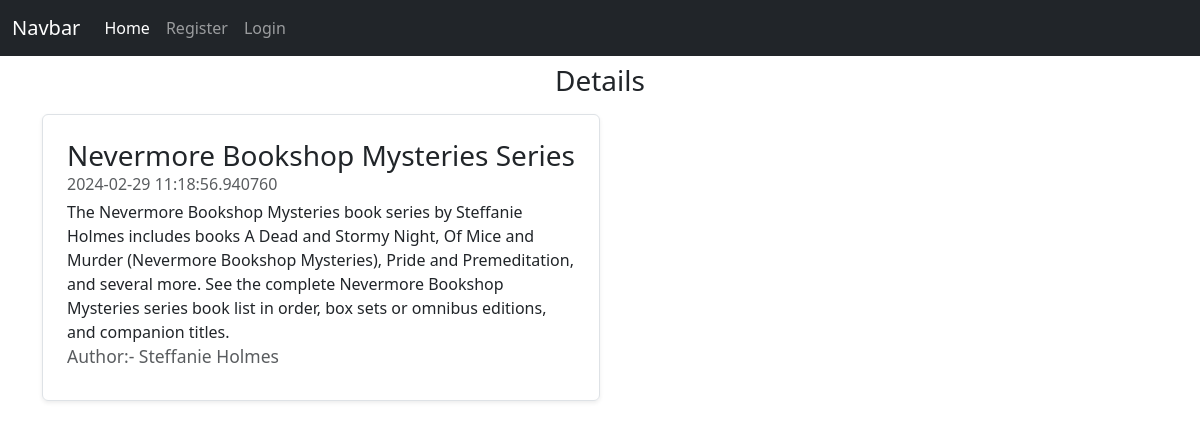
Page /blog_detail/2 on the committed database.
### app.py (models this page shows, shortened)
class Blog(db.Model):
    blog_id = db.Column(db.Integer, unique=True, primary_key=True)
    title = db.Column(db.String(20), nullable=False)
    author = db.Column(db.String(20), nullable=False)
    content = db.Column(db.Text(), nullable=False)
    pub_date = db.Column(db.DateTime(), nullable=False, default=datetime.utcnow)

### app.py (the view)
@app.route('/blog_detail/<int:id>', methods=['GET', 'POST'])
def blogdetail(id):
    blog = Blog.query.get(id)
    return render_template('/blog_detail.html', blog=blog)

### templates/blog_detail.html (shortened to what this page needs)
<!doctype html>
<html lang="en">
<head>
    <link href="https://cdn.jsdelivr.net/npm/bootstrap@5.3.3/dist/css/bootstrap.min.css" rel="stylesheet"
>
</head>
<body>
  <nav class="navbar navbar-expand-lg navbar-dark bg-dark">
    <div class="container-fluid">
      <a class="navbar-brand" href="#">Navbar</a>
      <div class="collapse navbar-collapse" id="navbarSupportedContent">
        <ul class="navbar-nav me-auto mb-2 mb-lg-0">
          <li class="nav-item">
            <a class="nav-link active" aria-current="page" href="/">Home </a>
          </li>
          {% if current_user.is_authenticated %}
          <li class="nav-item">
            <a class="nav-link" href="">{{current_user.username}}</a>
          </li>
          <li class="nav-item">
            <a class="nav-link" href="/blogpost">Post Blog</a>
          </li>
          <li class="nav-item">
            <a class="nav-link" href="/logout">Logout</a>
          </li>
          <li class="nav-item">
            <a class="nav-link btn btn-success mx-3" href="/edit/{{blog.blog_id}}">Edit</a>
          </li>
          <li class="nav-item">
            <a class="nav-link btn btn-danger" href="/delete/{{blog.blog_id}}" role="button"  aria-expanded="false">
              Delete
            </a>
          </li>
          {% else %}
          <li class="nav-item">
            <a class="nav-link" href="/register">Register</a>
          </li>
          <li class="nav-item">
            <a class="nav-link" href="/login" role="button"  aria-expanded="false">
              Login
            </a>
          </li>
          {% endif %}
        </ul>
      </div>
    </div>
  </nav>
<div class="container">
    <h3 class="text-center my-2"> Details</h3>
    <div class="col-md-6 my-3">
        <div class="row g-0 border rounded overflow-hidden flex flex-md-row mb-4 shadow-sm h-md-250 position-relative">
            <div class="col p-4 d-flex flex-column position-static">
                <h3 class="mb-0">{{blog.title}}</h3>
                <div class="mb-1 text-body-secondary">{{blog.pub_date}}</div>
                <p class="mb-auto">{{blog.content}}</p>
                <h5><small class="text-body-secondary">Author:- {{blog.author}} </small></h5>
            </div>
        </div>
    </div>
</div>
</body>
</html>

### rows in the picture
Blog: title "Nevermore Bookshop Mysteries Series", pub_date "2024-02-29 11:18:56.940760", content "The Nevermore Bookshop Mysteries book series by Steffanie Holmes includes books A Dead and Stormy Night, Of Mice and Murder (Nevermore Bookshop Mysteries), Pride and Premeditation, and several more. See the complete Nevermore Bookshop Mysteries series book list in order, box sets or omnibus editions, and companion titles.", author "Steffanie Holmes"
